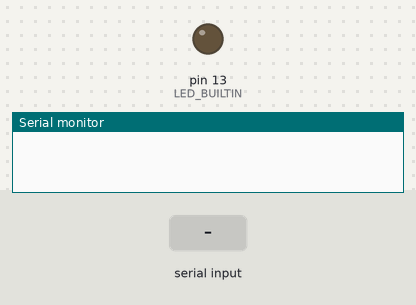
Recording of a sketch running on a simulated Arduino Uno, built with avr-gcc and run on an emulated ATmega328P. On the bench: output pins drawn as LEDs (lit = HIGH), the last lines printed to the serial monitor. The test bench sets the inputs (shaded band).

Above: at 1.2 s.
1.3 s: "1\n" received over Serial
At 2.5 s:
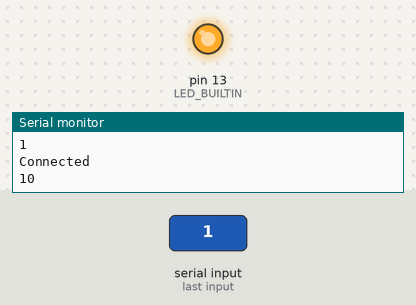
2.8 s: "0\n" received over Serial
At 3.8 s:
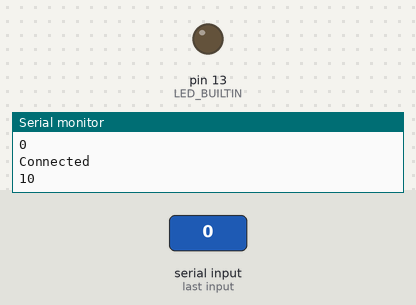
Timing chart, 0 to 5.8 s (numbered marks = the images above; inputs shaded):
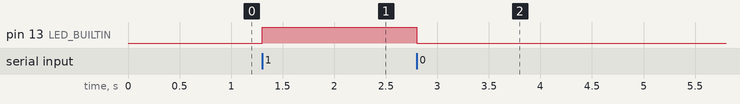

The sketch:

bluetooth_2.ino
```cpp
/*
* Bluetooh Basic: LED ON OFF - Avishkar
* Coder - Mayoogh Girish
* Website - http://bit.do/Avishkar
* Download the App : https://github.com/Mayoogh/Arduino-Bluetooth-Basic
* This program lets you to control a LED on pin 13 of arduino using a bluetooth module
*/
#define LED_BUILTIN 13
byte data = 0;            //Variable for storing received data
void setup()
{
    Serial.begin(9600);   //Sets the baud for serial data transmission
    pinMode(LED_BUILTIN, OUTPUT);  //Sets digital pin 13 as output pin
}
void loop()
{
   if(Serial.available() > 0)      // Send data only when you receive data:
   {
    Serial.println("Connected");
      data = Serial.read();        //Read the incoming data & store into data
      Serial.print(data);          //Print Value inside data in Serial monitor
      Serial.print("\n");
      if(data == '1')              // Checks whether value of data is equal to 1
      {
         Serial.println("1");
         digitalWrite(LED_BUILTIN, HIGH);   //If value is 1 then LED turns ON
         delay(1000);
      }
      else if(data == '0')         //  Checks whether value of data is equal to 0
      {
         digitalWrite(LED_BUILTIN, LOW);    //If value is 0 then LED turns OFF
         Serial.println("0");
      }
   }
}
```

Measured:
- after the input at 1.3 s, pin 13 (LED_BUILTIN): LOW → HIGH at once
- after the input at 2.8 s, pin 13 (LED_BUILTIN): HIGH → LOW at once
